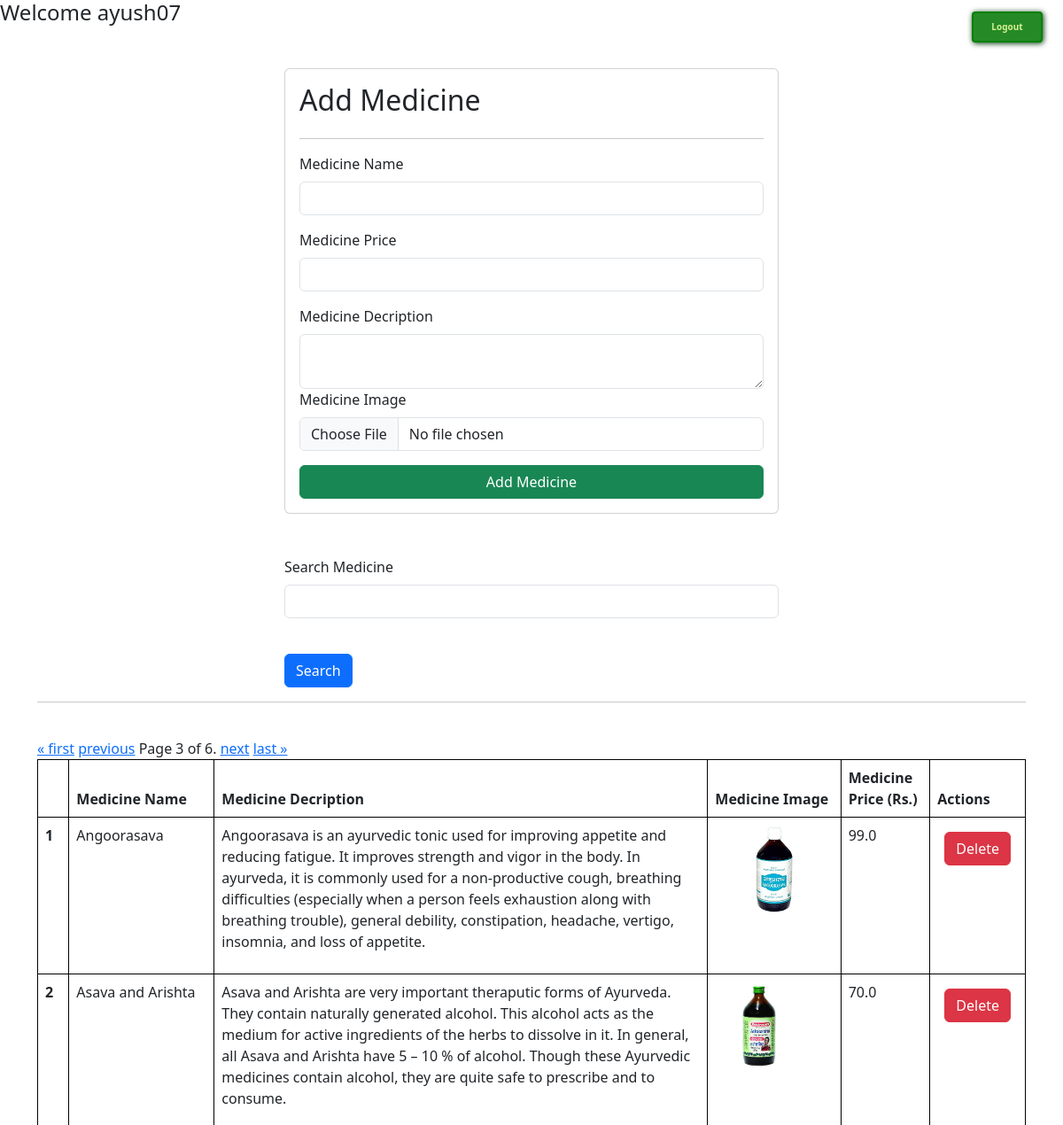
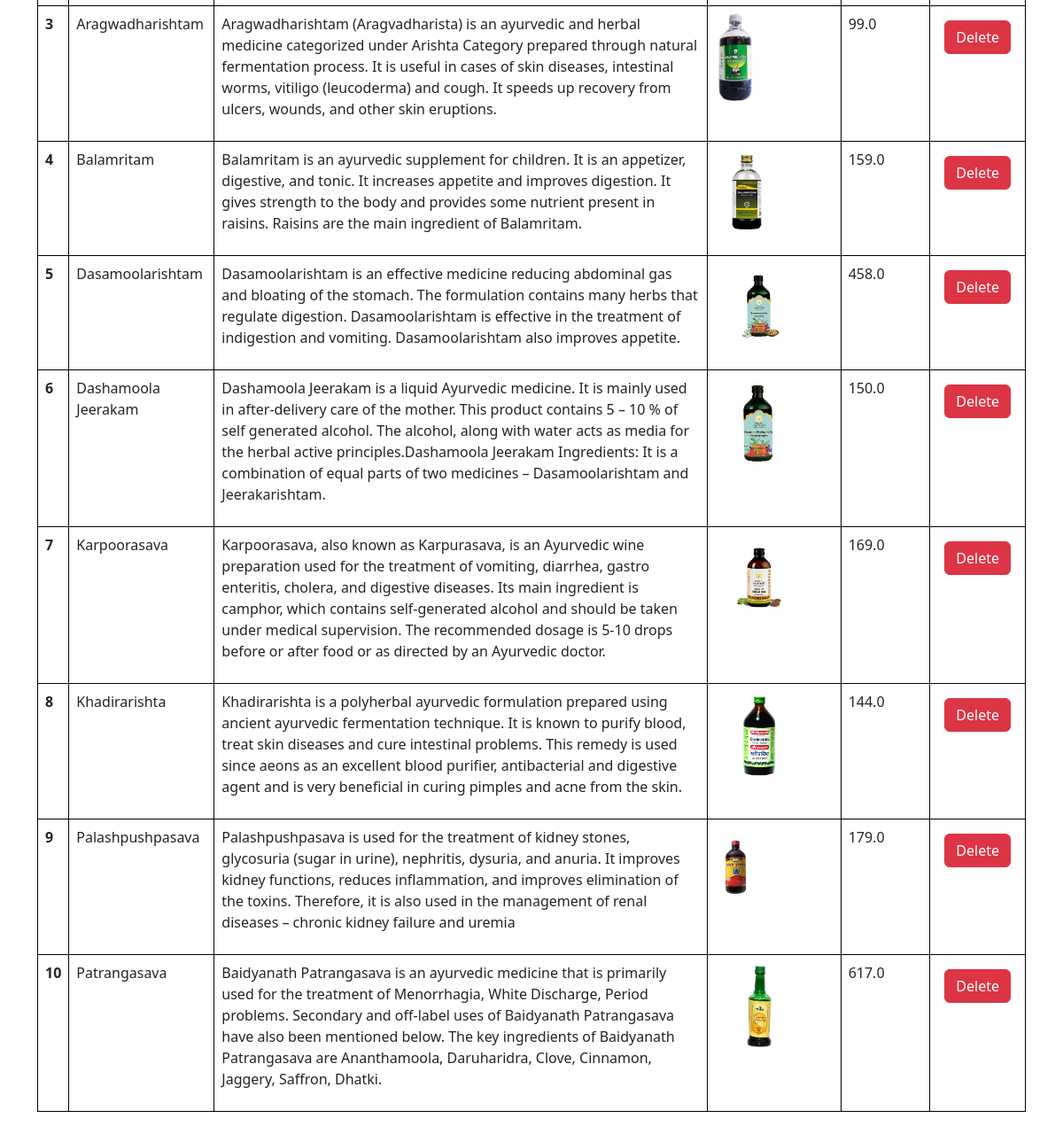
The app's page /medicines/?page=3 (signed in) with its own data (2 pictures, top to bottom).
### vedassist/models.py (models this page shows)
class Medicine(models.Model):
    user =models.ForeignKey(User , on_delete=models.SET_NULL , null=True,blank=True)
    medicine_name = models.CharField(max_length=100)
    medicine_price = models.FloatField(default=10.00)
    medicine_description= models.TextField(default="Default description")
    medicine_image = models.ImageField(upload_to = "medicine")
    medicine_view_count=models.IntegerField(default=1)

### vedassist/views.py (the view, shortened to what this page needs)
# urls.py: path('medicines/' , views.medicines, name="medicines"),
@login_required(login_url='login')
def medicines(request):
    queryset = Medicine.objects.all()
    paginator = Paginator(queryset,10)
    page_number = request.GET.get("page", 1)
    page_obj = paginator.get_page(page_number)
    context = {'page_obj': page_obj, 'medicines': page_obj}
    return render(request, 'medicines.html', context)

### vedassist/templates/medicines.html (shortened to what this page needs)
{% extends "base.html"%}
{% block start %}
<h4> Welcome
</h4>
<div class = "container mt-5">
    <form class= "col-6 mx-auto card p-3 shadow.lg" method="POST" enctype="multipart/form-data">
      <h2> Add Medicine </h2>
      <hr>
        <div class="mb-3">
          <label for="exampleInputEmail1" class="form-label">Medicine Name</label>
          <input name="medicine_name"  required type="text" class="form-control">
        </div>
        <div class="mb-3">
          <label for="exampleInputEmail1" class="form-label">Medicine Price</label>
          <input name="medicine_price"  required type="number" class="form-control">
        </div>
        <div class="mb-6">
          <label for="exampleInputPassword1" class="form-label">Medicine Decription</label>
          <textarea class="form-control" name="medicine_description" required> </textarea>
        </div>
        <div class="mb-3">
          <label for="exampleInputPassword1" class="form-label">Medicine Image</label>
          <input name ="medicine_image" required type="file" class="form-control">
        </div>
        <button type="submit" class="btn btn-success">Add Medicine</button>
    </form>
    <div class="mt-5">
      <div class="mx-auto col-6">
        <form>
          <div class="mb-3">
            <label for="exampleInputEmail1" class="form-label">Search Medicine</label>
            <input name="search" type="text" class="form-control">
          </div>
          <br>
          <button type="submit" class="btn btn-primary">Search</button>
        </form>
    </div>
<hr>
<br>
    <table class="table">
      <thead>
        <tr>
          <th scope="col"></th>
          <th scope="col">Medicine Name</th>
          <th scope="col">Medicine Decription</th>
          <th scope="col">Medicine Image</th>
          <th scope="col">Medicine Price (Rs.)</th>
          <th scope="col">Actions</th>
        </tr>
      </thead>
      <tbody>
        {% for medicine in medicines %}
        <tr>
          <th scope="row">{{forloop.counter}}</th>
          <td>{{medicine.medicine_name}}</td>
          <td>{{medicine.medicine_description}}
          </td>
          <td>
            <img src ="/media/{{medicine.medicine_image}}" style="height : 100px">
           </td>
          <td>
            {{ medicine.medicine_price }}
           </td>
           <td>
            <a href ="/delete-medicine/{{medicine.id}}/" class ="btn btn-danger m-2"> Delete </a>
           </td>
          </tr>
        {% endfor %}
        <div class="pagination">
          <span class="step-links">
            {% if page_obj.has_previous %}
              <a href="?page=1">&laquo; first</a>
              <a href="?page={{ page_obj.previous_page_number }}">previous</a>
            {% endif %}
            <span class="current">
              Page {{ page_obj.number }} of {{ page_obj.paginator.num_pages }}.
            </span>
            {% if page_obj.has_next %}
              <a href="?page={{ page_obj.next_page_number }}">next</a>
              <a href="?page={{ page_obj.paginator.num_pages }}">last &raquo;</a>
            {% endif %}
          </span>
        </div>
      </tbody>
    </table>
</div>
</div>
{% endblock %}

### vedassist/static/test.css (style rules this page uses)
* { margin: 0; padding: 0; cursor: url(../static/cursor.png),auto; }

### vedassist/templates/base.html (style rules this page uses)
table ,th,td { border : 1px solid black; }

### records on screen
Medicine: medicine_name "Angoorasava", medicine_description "Angoorasava is an ayurvedic tonic used for improving appetite and reducing fatigue. It improves strength and vigor in the body. In ayurveda, it is commonly used for a non-productive cough, breathing difficulties (especially when a person feels exhaustion along with breathing trouble), general debility, constipation, headache, vertigo, insomnia, and loss of appetite.", medicine_image (picture), medicine_price "99.0"
Medicine: medicine_name "Asava and Arishta", medicine_description "Asava and Arishta are very important theraputic forms of Ayurveda. They contain naturally generated alcohol. This alcohol acts as the medium for active ingredients of the herbs to dissolve in it. In general, all Asava and Arishta have 5 – 10 % of alcohol. Though these Ayurvedic medicines contain alcohol, they are quite safe to prescribe and to consume.", medicine_image (picture), medicine_price "70.0"
Medicine: medicine_name "Aragwadharishtam", medicine_description "Aragwadharishtam (Aragvadharista) is an ayurvedic and herbal medicine categorized under Arishta Category prepared through natural fermentation process. It is useful in cases of skin diseases, intestinal worms, vitiligo (leucoderma) and cough. It speeds up recovery from ulcers, wounds, and other skin eruptions.", medicine_image (picture), medicine_price "99.0"
Medicine: medicine_name "Balamritam", medicine_description "Balamritam is an ayurvedic supplement for children. It is an appetizer, digestive, and tonic. It increases appetite and improves digestion. It gives strength to the body and provides some nutrient present in raisins. Raisins are the main ingredient of Balamritam.", medicine_image (picture), medicine_price "159.0"
Medicine: medicine_name "Dasamoolarishtam", medicine_description "Dasamoolarishtam is an effective medicine reducing abdominal gas and bloating of the stomach. The formulation contains many herbs that regulate digestion. Dasamoolarishtam is effective in the treatment of indigestion and vomiting. Dasamoolarishtam also improves appetite.", medicine_image (picture), medicine_price "458.0"
Medicine: medicine_name "Dashamoola Jeerakam", medicine_description "Dashamoola Jeerakam is a liquid Ayurvedic medicine. It is mainly used in after-delivery care of the mother. This product contains 5 – 10 % of self generated alcohol. The alcohol, along with water acts as media for the herbal active principles.Dashamoola Jeerakam Ingredients: It is a combination of equal parts of two medicines – Dasamoolarishtam and Jeerakarishtam.", medicine_image (picture), medicine_price "150.0"
Medicine: medicine_name "Karpoorasava", medicine_description "Karpoorasava, also known as Karpurasava, is an Ayurvedic wine preparation used for the treatment of vomiting, diarrhea, gastro enteritis, cholera, and digestive diseases. Its main ingredient is camphor, which contains self-generated alcohol and should be taken under medical supervision. The recommended dosage is 5-10 drops before or after food or as directed by an Ayurvedic doctor.", medicine_image (picture), medicine_price "169.0"
Medicine: medicine_name "Khadirarishta", medicine_description "Khadirarishta is a polyherbal ayurvedic formulation prepared using ancient ayurvedic fermentation technique. It is known to purify blood, treat skin diseases and cure intestinal problems. This remedy is used since aeons as an excellent blood purifier, antibacterial and digestive agent and is very beneficial in curing pimples and acne from the skin.", medicine_image (picture), medicine_price "144.0"
Medicine: medicine_name "Palashpushpasava", medicine_description "Palashpushpasava is used for the treatment of kidney stones, glycosuria (sugar in urine), nephritis, dysuria, and anuria. It improves kidney functions, reduces inflammation, and improves elimination of the toxins. Therefore, it is also used in the management of renal diseases – chronic kidney failure and uremia", medicine_image (picture), medicine_price "179.0"
Medicine: medicine_name "Patrangasava", medicine_description "Baidyanath Patrangasava is an ayurvedic medicine that is primarily used for the treatment of Menorrhagia, White Discharge, Period problems. Secondary and off-label uses of Baidyanath Patrangasava have also been mentioned below. The key ingredients of Baidyanath Patrangasava are Ananthamoola, Daruharidra, Clove, Cinnamon, Jaggery, Saffron, Dhatki.", medicine_image (picture), medicine_price "617.0"

### other values on screen
{{ page_obj.number }} "3"
{{ page_obj.paginator.num_pages }} "6"
